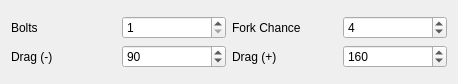
<?xml version="1.0" encoding="UTF-8"?>
<ui version="4.0">
 <class>LightningAnimationControl</class>
 <widget class="QWidget" name="LightningAnimationControl">
  <property name="geometry">
   <rect>
    <x>0</x>
    <y>0</y>
    <width>458</width>
    <height>84</height>
   </rect>
  </property>
  <property name="sizePolicy">
   <sizepolicy hsizetype="Preferred" vsizetype="Preferred">
    <horstretch>0</horstretch>
    <verstretch>0</verstretch>
   </sizepolicy>
  </property>
  <property name="minimumSize">
   <size>
    <width>0</width>
    <height>0</height>
   </size>
  </property>
  <property name="windowTitle">
   <string>Form</string>
  </property>
  <layout class="QGridLayout" name="gridLayout">
   <item row="0" column="0">
    <layout class="QGridLayout" name="gridLayout_2">
     <property name="sizeConstraint">
      <enum>QLayout::SetDefaultConstraint</enum>
     </property>
     <item row="0" column="0">
      <widget class="QLabel" name="label_4">
       <property name="text">
        <string>Bolts</string>
       </property>
      </widget>
     </item>
     <item row="0" column="3">
      <widget class="QSpinBox" name="forkChanceSpinBox">
       <property name="sizePolicy">
        <sizepolicy hsizetype="Minimum" vsizetype="Fixed">
         <horstretch>0</horstretch>
         <verstretch>0</verstretch>
        </sizepolicy>
       </property>
       <property name="toolTip">
        <string>The likelihood that the bolt will generate off-shoots</string>
       </property>
       <property name="maximum">
        <number>255</number>
       </property>
       <property name="value">
        <number>4</number>
       </property>
      </widget>
     </item>
     <item row="0" column="1">
      <widget class="QSpinBox" name="boltCountSpinBox">
       <property name="sizePolicy">
        <sizepolicy hsizetype="Minimum" vsizetype="Fixed">
         <horstretch>0</horstretch>
         <verstretch>0</verstretch>
        </sizepolicy>
       </property>
       <property name="toolTip">
        <string>The number of bolts rendered in each cycle</string>
       </property>
       <property name="minimum">
        <number>1</number>
       </property>
       <property name="maximum">
        <number>255</number>
       </property>
      </widget>
     </item>
     <item row="0" column="2">
      <widget class="QLabel" name="label_2">
       <property name="text">
        <string>Fork Chance</string>
       </property>
      </widget>
     </item>
     <item row="1" column="3">
      <widget class="QSpinBox" name="spreadUpSpinBox">
       <property name="sizePolicy">
        <sizepolicy hsizetype="Minimum" vsizetype="Fixed">
         <horstretch>0</horstretch>
         <verstretch>0</verstretch>
        </sizepolicy>
       </property>
       <property name="toolTip">
        <string>The chance that the bolt will drift up in horizontal mode or right in vertical mode</string>
       </property>
       <property name="maximum">
        <number>255</number>
       </property>
       <property name="value">
        <number>160</number>
       </property>
      </widget>
     </item>
     <item row="1" column="0">
      <widget class="QLabel" name="label_3">
       <property name="text">
        <string>Drag (-)</string>
       </property>
      </widget>
     </item>
     <item row="1" column="1">
      <widget class="QSpinBox" name="spreadDownSpinBox">
       <property name="sizePolicy">
        <sizepolicy hsizetype="Minimum" vsizetype="Fixed">
         <horstretch>0</horstretch>
         <verstretch>0</verstretch>
        </sizepolicy>
       </property>
       <property name="toolTip">
        <string>The chance that the bolt will drift down in horizontal mode or left in vertical mode</string>
       </property>
       <property name="maximum">
        <number>255</number>
       </property>
       <property name="value">
        <number>90</number>
       </property>
      </widget>
     </item>
     <item row="1" column="2">
      <widget class="QLabel" name="label">
       <property name="text">
        <string>Drag (+)</string>
       </property>
      </widget>
     </item>
    </layout>
   </item>
  </layout>
 </widget>
 <resources/>
 <connections/>
</ui>
